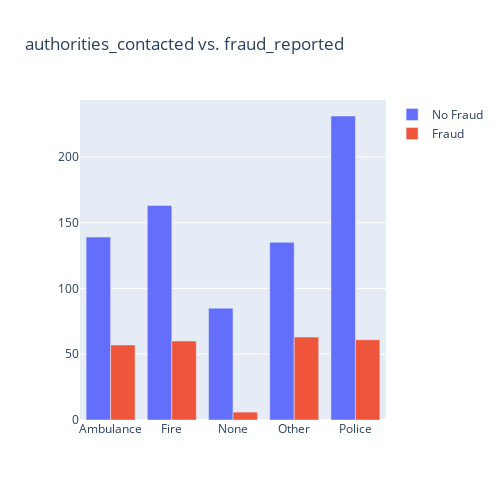

Notebook code cell kept with this figure:
### Markdown cell above
Fraudulent claims are highest in major damage. One reason could be the high amount of repair cost which will be incurred by insurer due to major damage.

### Code cell
#authorities_contacted vs fraud_reported
vis_data(data,"authorities_contacted")

### Figure 1 — Plotly figure (JSON) as saved in the notebook; plotly's stock layout.template omitted (floating-point values rounded to 4 significant figures)
{"data": [{"name": "No Fraud", "type": "bar", "x": ["Ambulance", "Fire", "None", "Other", "Police"], "y": [139, 163, 85, 135, 231]}, {"name": "Fraud", "type": "bar", "x": ["Ambulance", "Fire", "None", "Other", "Police"], "y": [57, 60, 6, 63, 61]}], "layout": {"barmode": "group", "height": 500, "title": {"text": "authorities_contacted vs. fraud_reported"}, "width": 500}}
